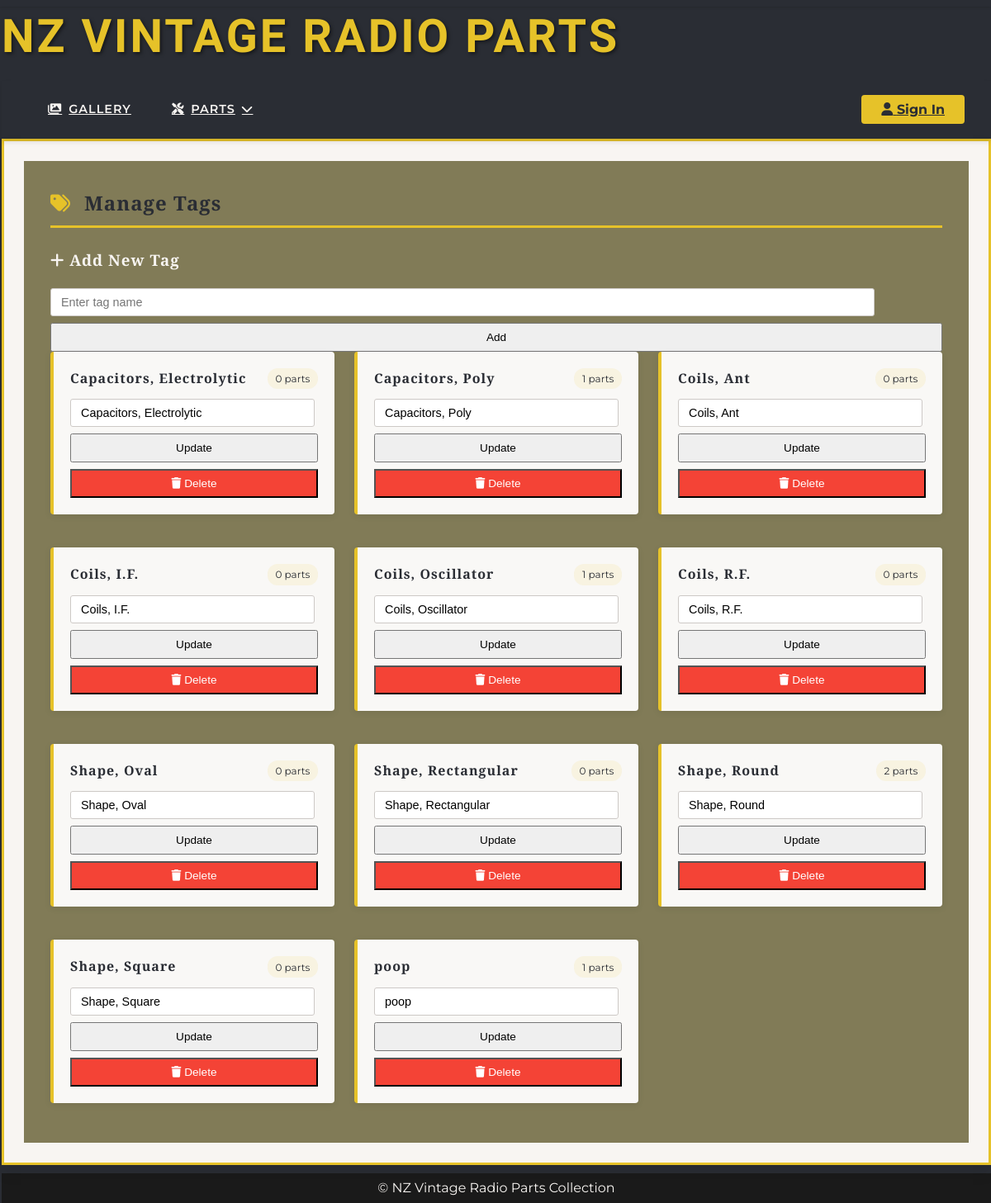
The app's page /tags/manage, older data.
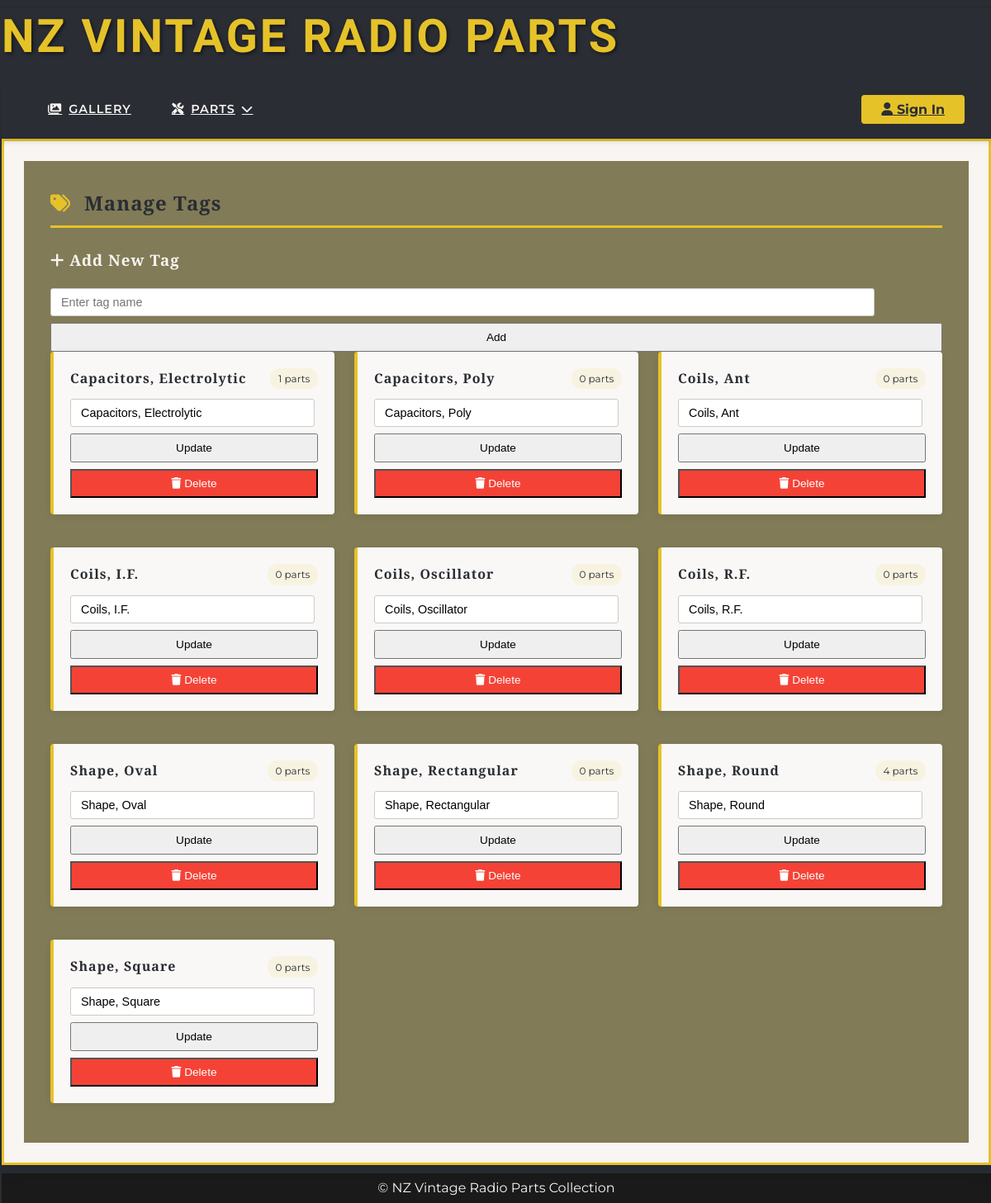
The same page, newer data.
### app/models.py (models this page shows, shortened)
class Tag(db.Model):
    __tablename__ = 'Tag'
    id = db.Column(db.Integer, primary_key=True, autoincrement=True)
    name = db.Column(db.String(100), nullable=False, unique=True)
    description = db.Column(db.String(255))
    slug = db.Column(db.String(100), nullable=False, unique=True, index=True)
    parts = db.relationship('Part', secondary=part_tags, back_populates='tags')

### app/blueprints/tags.py (the view)
@bp.route('/manage')
def manage_tags():
    tags = Tag.query.order_by(Tag.name).all()
    return render_template('manage_tags.html', tags=tags)

### app/templates/manage_tags.html (shortened to what this page needs)
{% extends 'layout.html' %}
{% block content %}
<div class="art-deco-card">
    <div class="tag-manager">
        <h2><i class="fas fa-tags"></i> Manage Tags</h2>
        <div class="add-tag-form">
            <h3><i class="fas fa-plus"></i> Add New Tag</h3>
            <form method="POST" action="{{ url_for('tags.add_tag') }}" class="tag-form">
                <input type="text" name="name" placeholder="Enter tag name" required>
                <button type="submit">Add</button>
            </form>
        </div>
        <div class="tag-list">
            {% for tag in tags %}
            <div class="tag-item">
                <div class="tag-header">
                    <h3 class="tag-name">{{ tag.name }}</h3>
                    <span class="tag-count">{{ tag.parts|length }} parts</span>
                </div>
                <form method="POST" action="{{ url_for('tags.edit_tag', tag_id=tag.id) }}" class="tag-form">
                    <input type="text" name="name" value="{{ tag.name }}" required>
                    <button type="submit">Update</button>
                </form>
                <form method="POST" action="{{ url_for('tags.delete_tag', tag_id=tag.id) }}" class="tag-form" style="margin-top: 0.5rem;">
                    <button type="submit" class="delete-btn">
                        <i class="fas fa-trash"></i> Delete
                    </button>
                </form>
            </div>
            {% else %}
            <div class="empty-state">
                <i class="fas fa-tags vintage-icon-large"></i>
                <h3>No Tags Yet</h3>
                <p>Add your first tag using the form above</p>
            </div>
            {% endfor %}
        </div>
    </div>
</div>
{% endblock %}

### app/templates/layout.html (shortened to what this page needs)
<!DOCTYPE html>
<html lang="en">
<head>
    <link rel="stylesheet" href="{{ url_for('static', filename='css/style.css') }}">
    <link rel="stylesheet" href="https://cdnjs.cloudflare.com/ajax/libs/font-awesome/6.0.0/css/all.min.css">
</head>
<body>
    <header class="art-deco-header">
        <a href="/">
            <h1>NZ Vintage Radio Parts</h1>
        </a>
    </header>
    <nav class="art-deco-nav">
        <ul class="nav-primary">
            <li><a href="{{ url_for('parts.gallery') }}"><i class="fas fa-images"></i> Gallery</a></li>
            <li class="has-submenu">
                <a href="#"><i class="fas fa-tools"></i> Parts <i class="fas fa-chevron-down"></i></a>
            </li>
        </ul>
        <div class="nav-user">
            <a href="#" class="login-prompt"><i class="fas fa-user"></i> Sign In</a>
        </div>
    </nav>
    <main>
        <div class="content-wrapper">
            {% block content %}{% endblock %}
        </div>
    </main>
    <footer>
        &copy; {{ current_year }} NZ Vintage Radio Parts Collection
    </footer>
</body>
</html>

### app/static/css/style.css (style rules this page uses)
:root { --primary: #e6c229; --secondary: #2a2d34; --sorta-dark: #817b57; --accent: #927d0a; --light: #f8f5f2; --semi-light: #cdc9c6; --dark: #1a1a1a; --success: #4caf50; --warning: #ff9800; --error: #f44336; --shadow-sm: 0 1px 3px rgba(0, 0, 0, 0.12); --shadow-md: 0 4px 6px rgba(0, 0, 0, 0.1); --shadow-lg: 0 10px 15px rgba(0, 0, 0, 0.1); --shadow-xl: 0 20px 25px rgba(0, 0, 0, 0.1); --shadow-primary: 0 4px 12px rgba(230, 194, 41, 0.2); --font-main: 'Montserrat', sans-serif; --font-display: 'Playfair Display', serif; --radio-dial: linear-gradient(135deg, transparent 50%, var(--primary) 50%); --radio-grill: repeating-linear-gradient( 90deg, var(--secondary), var(--secondary) 2px, transparent 2px, transparent 6px ); }
body { font-family: var(--font-main); background: var(--secondary); color: var(--light); line-height: 1.6; margin: 0; position: relative; margin-left: 2px; }
body::before { content: ""; position: fixed; top: 0; left: 0; right: 0; height: 8px; background: var(--radio-grill); z-index: 100; box-shadow: var(--shadow-sm); }
h1, h2, h3, h4 { font-family: var(--font-display); margin-top: 0; letter-spacing: 1px; }
.art-deco-header h1 { font-family: 'Poiret One', serif; font-size: 3.5rem; color: var(--primary); margin: 0; text-transform: uppercase; letter-spacing: 3px; text-shadow: 2px 2px 4px rgba(0,0,0,0.5); position: relative; display: inline-block; padding-bottom: 0.5rem; }
.art-deco-nav { background: var(--lt-color-gray-700); display: flex; justify-content: space-between; align-items: center; padding: 0 2rem; height: 70px; box-shadow: var(--shadow-md); position: relative; z-index: 1000; }
.nav-primary { display: flex; gap: 1px; margin: 0; padding: 0; height: 100%; }
.nav-primary > li { position: relative; list-style: none; }
.nav-primary > li > a { color: var(--light); padding: 0 1.5rem; height: 100%; display: flex; align-items: center; gap: 8px; font-weight: 600; letter-spacing: 1px; text-transform: uppercase; font-size: 0.9rem; transition: all 0.3s ease; position: relative; }
.nav-primary > li > a::after { content: ""; position: absolute; bottom: -3px; left: 1.5rem; right: 1.5rem; height: 3px; background: transparent; transition: inherit; }
.nav-user { margin-left: auto; }
.login-prompt { background: var(--primary); color: var(--secondary) !important; padding: 0.5rem 1.5rem; border-radius: 4px; font-weight: 700; transition: all 0.3s ease; }
.art-deco-card { background: var(--light); border-radius: 0; box-shadow: var(--shadow-lg); padding: 1.5rem; border: 3px solid var(--primary); position: relative; overflow: hidden; }
.art-deco-card::after { display: none !important; }
.tag-count { display: inline-block; margin-left: 0.4rem; background: rgba(42, 45, 52, 0.1); padding: 0.15rem 0.4rem; border-radius: 8px; font-size: 0.75rem; }
.tag-manager { background: var(--sorta-dark); border: 2px solid var(--fa-font-brands); padding: 2rem; }
.tag-manager h2 { color: var(--secondary); font-family: var(--font-display); border-bottom: 3px solid var(--primary); padding-bottom: 0.5rem; margin-bottom: 1.5rem; display: flex; align-items: center; gap: 1rem; }
.tag-manager h2 i { color: var(--primary); }
.tag-list { display: grid; grid-template-columns: repeat(auto-fill, minmax(280px, 1fr)); gap: 1.5rem; }
.tag-item { background: rgba(255, 255, 255, 0.95); padding: 1.25rem; border-left: 4px solid var(--primary); box-shadow: 0 2px 8px rgba(0, 0, 0, 0.08); border-radius: 4px; transition: all 0.25s ease; margin-bottom: 1rem; overflow: hidden; }
.tag-header { display: flex; justify-content: space-between; align-items: center; margin-bottom: 0.75rem; }
.tag-name { font-weight: 600; color: var(--secondary); font-size: 1rem; margin: 0; padding-right: 0.5rem; }
.tag-form { display: flex; flex-direction: column; gap: 0.5rem; width: 100%; }
.tag-form input[type="text"] { width: 90%; padding: 0.5rem 0.75rem; border: 1px solid var(--semi-light); border-radius: 3px; font-size: 0.9rem; }
.tag-form button { padding: 0.5rem 1rem; font-size: 0.85rem; white-space: nowrap; }
.delete-btn { background: var(--error); color: white; }
.tag-count { background: rgba(230, 194, 41, 0.1); padding: 0.2rem 0.6rem; border-radius: 12px; font-size: 0.75rem; color: var(--secondary); }
footer { padding: 5px 0; text-align: center; background-color: var(--dark); margin-top: 10px; }

Row changes from the older to the newer data that the page shows:
removed Tag: name "poop", parts|length "1"
computed for Tag "Capacitors, Electrolytic": parts|length "0" → "1"
computed for Tag "Capacitors, Poly": parts|length "1" → "0"
computed for Tag "Coils, Oscillator": parts|length "1" → "0"
computed for Tag "Shape, Round": parts|length "2" → "4"
